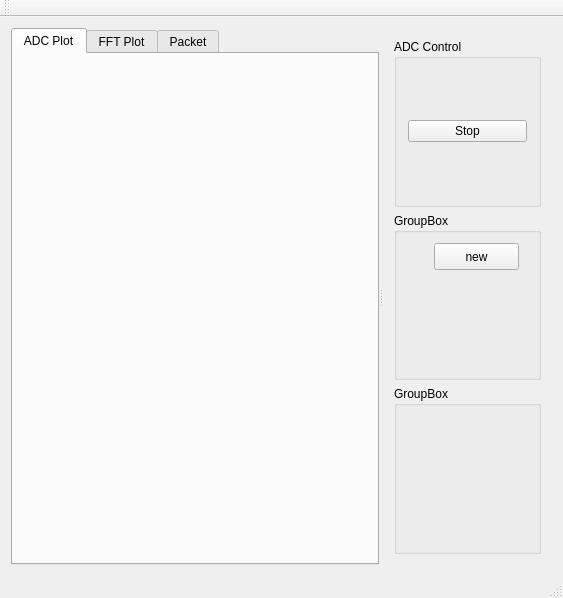
<?xml version="1.0" encoding="UTF-8"?>
<ui version="4.0">
 <class>MainWindow</class>
 <widget class="QMainWindow" name="MainWindow">
  <property name="geometry">
   <rect>
    <x>0</x>
    <y>0</y>
    <width>563</width>
    <height>598</height>
   </rect>
  </property>
  <property name="windowTitle">
   <string>MainWindow</string>
  </property>
  <widget class="QWidget" name="centralWidget">
   <layout class="QHBoxLayout" name="horizontalLayout_2">
    <item>
     <widget class="QSplitter" name="splitter_2">
      <property name="orientation">
       <enum>Qt::Horizontal</enum>
      </property>
      <widget class="QTabWidget" name="tabWidget">
       <property name="currentIndex">
        <number>0</number>
       </property>
       <widget class="QWidget" name="tab1">
        <attribute name="title">
         <string>ADC Plot</string>
        </attribute>
        <layout class="QHBoxLayout" name="horizontalLayout">
         <item>
          <widget class="CustomPlotZoom" name="customPlot" native="true"/>
         </item>
        </layout>
       </widget>
       <widget class="QWidget" name="tab2">
        <attribute name="title">
         <string>FFT Plot</string>
        </attribute>
        <layout class="QVBoxLayout" name="verticalLayout_3">
         <item>
          <widget class="CustomPlotZoom" name="fft_plot" native="true"/>
         </item>
        </layout>
       </widget>
       <widget class="QWidget" name="tab3">
        <attribute name="title">
         <string>Packet</string>
        </attribute>
        <layout class="QVBoxLayout" name="verticalLayout_4">
         <item>
          <widget class="QSplitter" name="splitter">
           <property name="orientation">
            <enum>Qt::Vertical</enum>
           </property>
           <widget class="QTextEdit" name="terminal_out"/>
           <widget class="QGroupBox" name="terminal">
            <property name="title">
             <string>Terminal</string>
            </property>
            <layout class="QVBoxLayout" name="verticalLayout_5">
             <item>
              <widget class="QLineEdit" name="lineEdit"/>
             </item>
             <item>
              <widget class="QPushButton" name="terminal_send">
               <property name="text">
                <string>Send</string>
               </property>
              </widget>
             </item>
            </layout>
           </widget>
          </widget>
         </item>
        </layout>
       </widget>
      </widget>
      <widget class="QWidget" name="widget" native="true">
       <layout class="QVBoxLayout" name="verticalLayout">
        <item>
         <widget class="QGroupBox" name="groupBox">
          <property name="title">
           <string>ADC Control</string>
          </property>
          <layout class="QVBoxLayout" name="verticalLayout_2">
           <item>
            <widget class="QPushButton" name="start_stop_capture">
             <property name="text">
              <string>Stop</string>
             </property>
            </widget>
           </item>
          </layout>
         </widget>
        </item>
        <item>
         <widget class="QGroupBox" name="groupBox_2">
          <property name="title">
           <string>GroupBox</string>
          </property>
          <widget class="QPushButton" name="new_button">
           <property name="geometry">
            <rect>
             <x>40</x>
             <y>30</y>
             <width>85</width>
             <height>27</height>
            </rect>
           </property>
           <property name="text">
            <string>new</string>
           </property>
          </widget>
         </widget>
        </item>
        <item>
         <widget class="QGroupBox" name="groupBox_3">
          <property name="title">
           <string>GroupBox</string>
          </property>
         </widget>
        </item>
       </layout>
      </widget>
     </widget>
    </item>
   </layout>
  </widget>
  <widget class="QMenuBar" name="menuBar">
   <property name="geometry">
    <rect>
     <x>0</x>
     <y>0</y>
     <width>563</width>
     <height>27</height>
    </rect>
   </property>
  </widget>
  <widget class="QToolBar" name="mainToolBar">
   <attribute name="toolBarArea">
    <enum>TopToolBarArea</enum>
   </attribute>
   <attribute name="toolBarBreak">
    <bool>false</bool>
   </attribute>
  </widget>
  <widget class="QStatusBar" name="statusBar"/>
 </widget>
 <layoutdefault spacing="6" margin="11"/>
 <customwidgets>
  <customwidget>
   <class>CustomPlotZoom</class>
   <extends>QWidget</extends>
   <header>CustomPlotZoom.h</header>
   <container>1</container>
  </customwidget>
 </customwidgets>
 <resources/>
 <connections/>
</ui>
